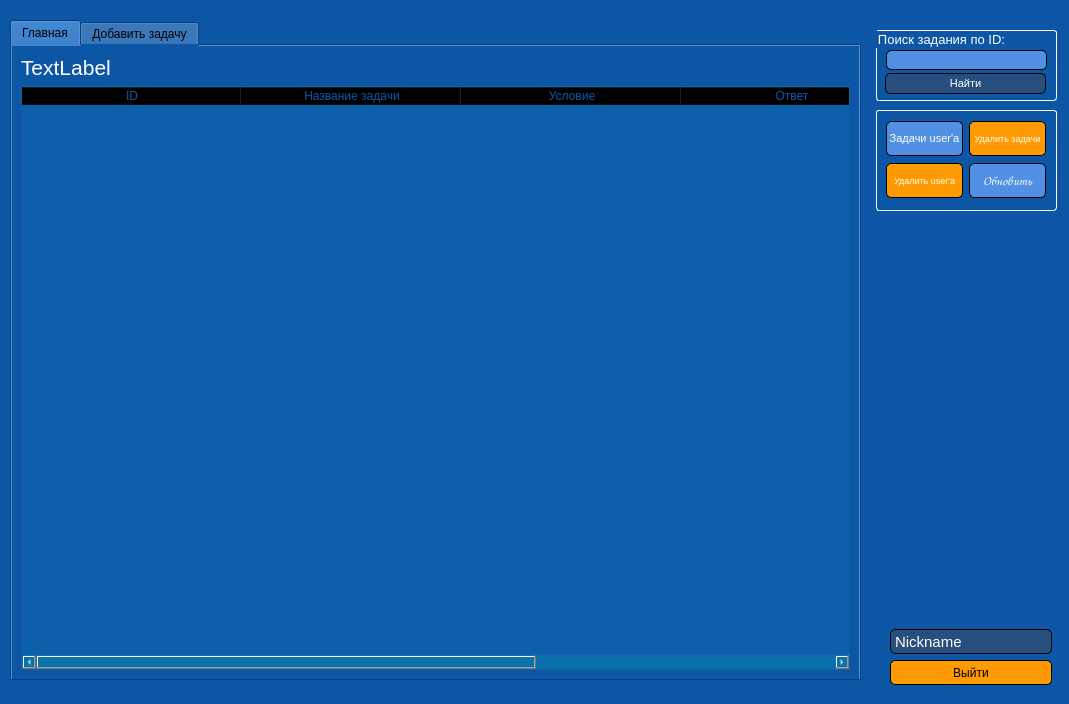
<?xml version="1.0" encoding="UTF-8"?>
<ui version="4.0">
 <class>Form</class>
 <widget class="QWidget" name="Form">
  <property name="geometry">
   <rect>
    <x>0</x>
    <y>0</y>
    <width>1069</width>
    <height>704</height>
   </rect>
  </property>
  <property name="minimumSize">
   <size>
    <width>1069</width>
    <height>704</height>
   </size>
  </property>
  <property name="maximumSize">
   <size>
    <width>1069</width>
    <height>704</height>
   </size>
  </property>
  <property name="windowTitle">
   <string>MathBattle для разработчиков</string>
  </property>
  <property name="styleSheet">
   <string notr="true">background-color: rgb(13, 86, 166);</string>
  </property>
  <widget class="QGroupBox" name="groupBox_2">
   <property name="geometry">
    <rect>
     <x>876</x>
     <y>30</y>
     <width>181</width>
     <height>71</height>
    </rect>
   </property>
   <property name="sizePolicy">
    <sizepolicy hsizetype="Preferred" vsizetype="Preferred">
     <horstretch>141</horstretch>
     <verstretch>51</verstretch>
    </sizepolicy>
   </property>
   <property name="minimumSize">
    <size>
     <width>181</width>
     <height>71</height>
    </size>
   </property>
   <property name="maximumSize">
    <size>
     <width>181</width>
     <height>71</height>
    </size>
   </property>
   <property name="sizeIncrement">
    <size>
     <width>141</width>
     <height>71</height>
    </size>
   </property>
   <property name="baseSize">
    <size>
     <width>141</width>
     <height>51</height>
    </size>
   </property>
   <property name="font">
    <font>
     <pointsize>10</pointsize>
    </font>
   </property>
   <property name="styleSheet">
    <string notr="true">QPushButton {
	border: 1px solid black;
	color: rgb(255, 255, 255);
	background-color:  rgb(39, 79, 125);
	border-radius: 5px;
}
QPushButton:hover {
	background-color: rgb(13, 86, 166);
}

QPushButton:pressed {
	background-color:  rgb(24, 50, 79);
}

QGroupBox {
	color: rgb(255, 255, 255);
	border-radius: 3px;
	border: 1px solid white;
}</string>
   </property>
   <property name="title">
    <string>Поиск задания по ID:</string>
   </property>
   <widget class="QLineEdit" name="lineSearch">
    <property name="geometry">
     <rect>
      <x>10</x>
      <y>20</y>
      <width>161</width>
      <height>20</height>
     </rect>
    </property>
    <property name="styleSheet">
     <string notr="true">border: 1px solid black;
background-color: rgb(81, 144, 226);
border-radius: 5px;  </string>
    </property>
   </widget>
   <widget class="QPushButton" name="ButtonFindTask">
    <property name="geometry">
     <rect>
      <x>9</x>
      <y>43</y>
      <width>161</width>
      <height>21</height>
     </rect>
    </property>
    <property name="sizePolicy">
     <sizepolicy hsizetype="Minimum" vsizetype="Minimum">
      <horstretch>0</horstretch>
      <verstretch>0</verstretch>
     </sizepolicy>
    </property>
    <property name="minimumSize">
     <size>
      <width>161</width>
      <height>21</height>
     </size>
    </property>
    <property name="maximumSize">
     <size>
      <width>161</width>
      <height>21</height>
     </size>
    </property>
    <property name="sizeIncrement">
     <size>
      <width>171</width>
      <height>27</height>
     </size>
    </property>
    <property name="baseSize">
     <size>
      <width>171</width>
      <height>27</height>
     </size>
    </property>
    <property name="font">
     <font>
      <pointsize>8</pointsize>
     </font>
    </property>
    <property name="cursor">
     <cursorShape>PointingHandCursor</cursorShape>
    </property>
    <property name="focusPolicy">
     <enum>Qt::WheelFocus</enum>
    </property>
    <property name="toolTip">
     <string>Найти задачу по ID</string>
    </property>
    <property name="styleSheet">
     <string notr="true">border: 1px solid black;
border-radius: 5px;  </string>
    </property>
    <property name="text">
     <string>Найти</string>
    </property>
   </widget>
  </widget>
  <widget class="QPushButton" name="ButtonExit">
   <property name="geometry">
    <rect>
     <x>890</x>
     <y>660</y>
     <width>162</width>
     <height>25</height>
    </rect>
   </property>
   <property name="sizePolicy">
    <sizepolicy hsizetype="Fixed" vsizetype="Fixed">
     <horstretch>0</horstretch>
     <verstretch>0</verstretch>
    </sizepolicy>
   </property>
   <property name="minimumSize">
    <size>
     <width>162</width>
     <height>25</height>
    </size>
   </property>
   <property name="maximumSize">
    <size>
     <width>162</width>
     <height>25</height>
    </size>
   </property>
   <property name="toolTip">
    <string>Выйти из аккаунта</string>
   </property>
   <property name="styleSheet">
    <string notr="true">QPushButton {
border: 1px solid black;	
border-radius: 5px;
background-color: rgb(255, 154, 0);
gridline-color: rgb(166, 100, 0);
}

QPushButton:hover {
	background-color: rgb(255, 174, 10);
}

QPushButton:pressed {
	background-color: rgb(225, 124, 0);
}</string>
   </property>
   <property name="text">
    <string>Выйти</string>
   </property>
  </widget>
  <widget class="QLabel" name="Nickname_small">
   <property name="geometry">
    <rect>
     <x>890</x>
     <y>629</y>
     <width>162</width>
     <height>25</height>
    </rect>
   </property>
   <property name="minimumSize">
    <size>
     <width>162</width>
     <height>25</height>
    </size>
   </property>
   <property name="maximumSize">
    <size>
     <width>162</width>
     <height>25</height>
    </size>
   </property>
   <property name="font">
    <font>
     <pointsize>11</pointsize>
    </font>
   </property>
   <property name="focusPolicy">
    <enum>Qt::NoFocus</enum>
   </property>
   <property name="styleSheet">
    <string notr="true">border: 1px solid black;
color: rgb(255, 255, 255);
background-color: rgb(39, 79, 125);
border-radius: 5px;</string>
   </property>
   <property name="frameShape">
    <enum>QFrame::Box</enum>
   </property>
   <property name="text">
    <string>Nickname</string>
   </property>
  </widget>
  <widget class="QGroupBox" name="groupBox">
   <property name="geometry">
    <rect>
     <x>876</x>
     <y>110</y>
     <width>181</width>
     <height>101</height>
    </rect>
   </property>
   <property name="font">
    <font>
     <pointsize>10</pointsize>
    </font>
   </property>
   <property name="styleSheet">
    <string notr="true">QGroupBox {
	color: rgb(255, 255, 255);
	border-radius: 3px;
	border: 1px solid white;
}</string>
   </property>
   <property name="title">
    <string/>
   </property>
   <widget class="QWidget" name="layoutWidget">
    <property name="geometry">
     <rect>
      <x>10</x>
      <y>10</y>
      <width>162</width>
      <height>81</height>
     </rect>
    </property>
    <layout class="QGridLayout" name="gridLayout">
     <item row="3" column="0">
      <widget class="QPushButton" name="del_user_button">
       <property name="minimumSize">
        <size>
         <width>77</width>
         <height>35</height>
        </size>
       </property>
       <property name="maximumSize">
        <size>
         <width>75</width>
         <height>35</height>
        </size>
       </property>
       <property name="font">
        <font>
         <family>MS Shell Dlg 2</family>
         <pointsize>7</pointsize>
         <weight>9</weight>
         <italic>false</italic>
         <bold>false</bold>
        </font>
       </property>
       <property name="styleSheet">
        <string notr="true">QPushButton {
	color: rgb(255, 255, 255);
border: 1px solid black;	
border-radius: 5px;
background-color: rgb(255, 154, 0);
gridline-color: rgb(166, 100, 0);
}

QPushButton:hover {
	background-color: rgb(255, 174, 10);
}

QPushButton:pressed {
	background-color: rgb(225, 124, 0);
}</string>
       </property>
       <property name="text">
        <string>Удалить user'a</string>
       </property>
       <property name="icon">
        <iconset>
         <normaloff>../../../../../Антон/Desktop/data/img/del_user.jpg</normaloff>../../../../../Антон/Desktop/data/img/del_user.jpg</iconset>
       </property>
      </widget>
     </item>
     <item row="3" column="1">
      <widget class="QPushButton" name="update_tasks_button">
       <property name="minimumSize">
        <size>
         <width>77</width>
         <height>35</height>
        </size>
       </property>
       <property name="maximumSize">
        <size>
         <width>75</width>
         <height>35</height>
        </size>
       </property>
       <property name="font">
        <font>
         <family>Comic Sans MS</family>
         <pointsize>10</pointsize>
        </font>
       </property>
       <property name="styleSheet">
        <string notr="true">QPushButton {
	border: 1px solid black;
	color: rgb(255, 255, 255);
	background-color: rgb(81, 144, 226);
	border-radius: 5px;
}
QPushButton:hover {
	background-color: rgb(96, 159, 241);
}

QPushButton:pressed {
	background-color:  rgb(13, 86, 166);
}</string>
       </property>
       <property name="text">
        <string>Обновить</string>
       </property>
       <property name="icon">
        <iconset>
         <normaloff>../../../../../Антон/Desktop/data/img/update.jpg</normaloff>../../../../../Антон/Desktop/data/img/update.jpg</iconset>
       </property>
      </widget>
     </item>
     <item row="2" column="1">
      <widget class="QPushButton" name="del_task_button">
       <property name="minimumSize">
        <size>
         <width>77</width>
         <height>35</height>
        </size>
       </property>
       <property name="maximumSize">
        <size>
         <width>75</width>
         <height>35</height>
        </size>
       </property>
       <property name="font">
        <font>
         <family>MS Shell Dlg 2</family>
         <pointsize>7</pointsize>
         <weight>50</weight>
         <italic>false</italic>
         <bold>false</bold>
        </font>
       </property>
       <property name="styleSheet">
        <string notr="true">QPushButton {
	color: rgb(255, 255, 255);
	font: 7pt &quot;MS Shell Dlg 2&quot;;
border: 1px solid black;	
border-radius: 5px;
background-color: rgb(255, 154, 0);
gridline-color: rgb(166, 100, 0);
}

QPushButton:hover {
	background-color: rgb(255, 174, 10);
}

QPushButton:pressed {
	background-color: rgb(225, 124, 0);
}</string>
       </property>
       <property name="text">
        <string>Удалить задачи</string>
       </property>
       <property name="icon">
        <iconset>
         <normaloff>../../../../../Антон/Desktop/data/img/delite.png</normaloff>../../../../../Антон/Desktop/data/img/delite.png</iconset>
       </property>
      </widget>
     </item>
     <item row="2" column="0">
      <widget class="QPushButton" name="open_user_tasks_button">
       <property name="minimumSize">
        <size>
         <width>77</width>
         <height>35</height>
        </size>
       </property>
       <property name="maximumSize">
        <size>
         <width>75</width>
         <height>35</height>
        </size>
       </property>
       <property name="font">
        <font>
         <family>MS Shell Dlg 2</family>
         <pointsize>8</pointsize>
         <weight>50</weight>
         <italic>false</italic>
         <bold>false</bold>
        </font>
       </property>
       <property name="styleSheet">
        <string notr="true">QPushButton {
	font: 8pt &quot;MS Shell Dlg 2&quot;;
	border: 1px solid black;
	color: rgb(255, 255, 255);
	background-color: rgb(81, 144, 226);
	border-radius: 5px;
}
QPushButton:hover {
	background-color: rgb(96, 159, 241);
}

QPushButton:pressed {
	background-color:  rgb(13, 86, 166);
}</string>
       </property>
       <property name="text">
        <string>Задачи user'а</string>
       </property>
       <property name="icon">
        <iconset>
         <normaloff>../../../../../Антон/Desktop/data/img/user.jpg</normaloff>../../../../../Антон/Desktop/data/img/user.jpg</iconset>
       </property>
      </widget>
     </item>
    </layout>
   </widget>
  </widget>
  <widget class="QTabWidget" name="tabWidget">
   <property name="geometry">
    <rect>
     <x>10</x>
     <y>20</y>
     <width>851</width>
     <height>661</height>
    </rect>
   </property>
   <property name="currentIndex">
    <number>0</number>
   </property>
   <widget class="QWidget" name="tab_1">
    <attribute name="title">
     <string>Главная</string>
    </attribute>
    <layout class="QGridLayout" name="gridLayout_2">
     <item row="0" column="0">
      <widget class="QLabel" name="labelStatus">
       <property name="font">
        <font>
         <pointsize>16</pointsize>
        </font>
       </property>
       <property name="styleSheet">
        <string notr="true">color: rgb(255, 255, 255);</string>
       </property>
       <property name="text">
        <string>TextLabel</string>
       </property>
      </widget>
     </item>
     <item row="1" column="0">
      <widget class="QTableWidget" name="tableWidget_2">
       <property name="styleSheet">
        <string notr="true">background-color: rgba(1, 173, 188, 25);
color: rgb(255, 255, 255);</string>
       </property>
       <property name="verticalScrollMode">
        <enum>QAbstractItemView::ScrollPerPixel</enum>
       </property>
       <property name="horizontalScrollMode">
        <enum>QAbstractItemView::ScrollPerPixel</enum>
       </property>
       <attribute name="horizontalHeaderCascadingSectionResizes">
        <bool>true</bool>
       </attribute>
       <attribute name="horizontalHeaderDefaultSectionSize">
        <number>220</number>
       </attribute>
       <attribute name="horizontalHeaderHighlightSections">
        <bool>false</bool>
       </attribute>
       <attribute name="verticalHeaderVisible">
        <bool>false</bool>
       </attribute>
       <attribute name="verticalHeaderHighlightSections">
        <bool>false</bool>
       </attribute>
       <column>
        <property name="text">
         <string>ID</string>
        </property>
        <property name="foreground">
         <brush brushstyle="SolidPattern">
          <color alpha="255">
           <red>13</red>
           <green>86</green>
           <blue>166</blue>
          </color>
         </brush>
        </property>
       </column>
       <column>
        <property name="text">
         <string>Название задачи</string>
        </property>
        <property name="foreground">
         <brush brushstyle="SolidPattern">
          <color alpha="255">
           <red>13</red>
           <green>86</green>
           <blue>166</blue>
          </color>
         </brush>
        </property>
       </column>
       <column>
        <property name="text">
         <string>Условие</string>
        </property>
        <property name="foreground">
         <brush brushstyle="SolidPattern">
          <color alpha="255">
           <red>13</red>
           <green>86</green>
           <blue>166</blue>
          </color>
         </brush>
        </property>
       </column>
       <column>
        <property name="text">
         <string>Ответ</string>
        </property>
        <property name="foreground">
         <brush brushstyle="SolidPattern">
          <color alpha="255">
           <red>13</red>
           <green>86</green>
           <blue>166</blue>
          </color>
         </brush>
        </property>
       </column>
       <column>
        <property name="text">
         <string>Логин пользователя</string>
        </property>
        <property name="foreground">
         <brush brushstyle="SolidPattern">
          <color alpha="255">
           <red>13</red>
           <green>86</green>
           <blue>166</blue>
          </color>
         </brush>
        </property>
       </column>
       <column>
        <property name="text">
         <string>Кол-во репортов</string>
        </property>
        <property name="foreground">
         <brush brushstyle="SolidPattern">
          <color alpha="255">
           <red>13</red>
           <green>86</green>
           <blue>166</blue>
          </color>
         </brush>
        </property>
       </column>
      </widget>
     </item>
    </layout>
   </widget>
   <widget class="QWidget" name="tab_4">
    <attribute name="title">
     <string>Добавить задачу</string>
    </attribute>
    <widget class="QPlainTextEdit" name="task_text_TextEdit">
     <property name="geometry">
      <rect>
       <x>170</x>
       <y>70</y>
       <width>645</width>
       <height>339</height>
      </rect>
     </property>
     <property name="font">
      <font>
       <pointsize>11</pointsize>
      </font>
     </property>
     <property name="styleSheet">
      <string notr="true">color: rgb(255, 255, 255);</string>
     </property>
     <property name="plainText">
      <string/>
     </property>
    </widget>
    <widget class="QLabel" name="label_2">
     <property name="geometry">
      <rect>
       <x>16</x>
       <y>40</y>
       <width>141</width>
       <height>24</height>
      </rect>
     </property>
     <property name="font">
      <font>
       <pointsize>11</pointsize>
      </font>
     </property>
     <property name="styleSheet">
      <string notr="true">color: rgb(255, 255, 255);</string>
     </property>
     <property name="text">
      <string>Уровень сложности:</string>
     </property>
    </widget>
    <widget class="QLabel" name="label">
     <property name="geometry">
      <rect>
       <x>16</x>
       <y>10</y>
       <width>141</width>
       <height>24</height>
      </rect>
     </property>
     <property name="font">
      <font>
       <pointsize>11</pointsize>
      </font>
     </property>
     <property name="styleSheet">
      <string notr="true">color: rgb(255, 255, 255);</string>
     </property>
     <property name="text">
      <string>Название:</string>
     </property>
    </widget>
    <widget class="QLineEdit" name="title_lineEdit">
     <property name="geometry">
      <rect>
       <x>170</x>
       <y>10</y>
       <width>645</width>
       <height>24</height>
      </rect>
     </property>
     <property name="font">
      <font>
       <pointsize>11</pointsize>
      </font>
     </property>
     <property name="styleSheet">
      <string notr="true">color: rgb(255, 255, 255);</string>
     </property>
     <property name="text">
      <string/>
     </property>
    </widget>
    <widget class="QLineEdit" name="answer_lineEdit">
     <property name="geometry">
      <rect>
       <x>170</x>
       <y>415</y>
       <width>645</width>
       <height>24</height>
      </rect>
     </property>
     <property name="font">
      <font>
       <pointsize>11</pointsize>
      </font>
     </property>
     <property name="styleSheet">
      <string notr="true">color: rgb(255, 255, 255);</string>
     </property>
     <property name="text">
      <string/>
     </property>
    </widget>
    <widget class="QPushButton" name="add_task_pushButton">
     <property name="geometry">
      <rect>
       <x>704</x>
       <y>597</y>
       <width>111</width>
       <height>31</height>
      </rect>
     </property>
     <property name="font">
      <font>
       <pointsize>11</pointsize>
      </font>
     </property>
     <property name="cursor">
      <cursorShape>PointingHandCursor</cursorShape>
     </property>
     <property name="styleSheet">
      <string notr="true">QPushButton {
	border: 1px solid black;
	color: rgb(255, 255, 255);
	background-color:  rgb(39, 79, 125);
	border-radius: 5px;
}
QPushButton:hover {
	background-color: rgb(13, 86, 166);
}

QPushButton:pressed {
	background-color:  rgb(24, 50, 79);
}</string>
     </property>
     <property name="text">
      <string>Добавить</string>
     </property>
    </widget>
    <widget class="QLabel" name="label_4">
     <property name="geometry">
      <rect>
       <x>16</x>
       <y>415</y>
       <width>141</width>
       <height>24</height>
      </rect>
     </property>
     <property name="font">
      <font>
       <pointsize>11</pointsize>
      </font>
     </property>
     <property name="styleSheet">
      <string notr="true">color: rgb(255, 255, 255);</string>
     </property>
     <property name="text">
      <string>Ответ:</string>
     </property>
    </widget>
    <widget class="QLabel" name="label_3">
     <property name="geometry">
      <rect>
       <x>16</x>
       <y>70</y>
       <width>141</width>
       <height>24</height>
      </rect>
     </property>
     <property name="maximumSize">
      <size>
       <width>16777215</width>
       <height>24</height>
      </size>
     </property>
     <property name="font">
      <font>
       <pointsize>11</pointsize>
      </font>
     </property>
     <property name="styleSheet">
      <string notr="true">color: rgb(255, 255, 255);</string>
     </property>
     <property name="text">
      <string>Текст задачи:</string>
     </property>
    </widget>
    <widget class="QLabel" name="error_label">
     <property name="geometry">
      <rect>
       <x>170</x>
       <y>600</y>
       <width>511</width>
       <height>21</height>
      </rect>
     </property>
     <property name="font">
      <font>
       <pointsize>11</pointsize>
      </font>
     </property>
     <property name="styleSheet">
      <string notr="true">color: rgb(255, 154, 0);</string>
     </property>
     <property name="text">
      <string/>
     </property>
     <property name="alignment">
      <set>Qt::AlignRight|Qt::AlignTrailing|Qt::AlignVCenter</set>
     </property>
    </widget>
    <widget class="QComboBox" name="difficult_lvl_comboBox">
     <property name="geometry">
      <rect>
       <x>170</x>
       <y>40</y>
       <width>70</width>
       <height>24</height>
      </rect>
     </property>
     <property name="maximumSize">
      <size>
       <width>70</width>
       <height>16777215</height>
      </size>
     </property>
     <property name="font">
      <font>
       <pointsize>11</pointsize>
      </font>
     </property>
     <property name="styleSheet">
      <string notr="true">color: rgb(255, 255, 255);</string>
     </property>
     <item>
      <property name="text">
       <string>A</string>
      </property>
     </item>
     <item>
      <property name="text">
       <string>B</string>
      </property>
     </item>
     <item>
      <property name="text">
       <string>C</string>
      </property>
     </item>
     <item>
      <property name="text">
       <string>D</string>
      </property>
     </item>
     <item>
      <property name="text">
       <string>E</string>
      </property>
     </item>
     <item>
      <property name="text">
       <string>F</string>
      </property>
     </item>
    </widget>
   </widget>
  </widget>
 </widget>
 <resources/>
 <connections/>
</ui>
